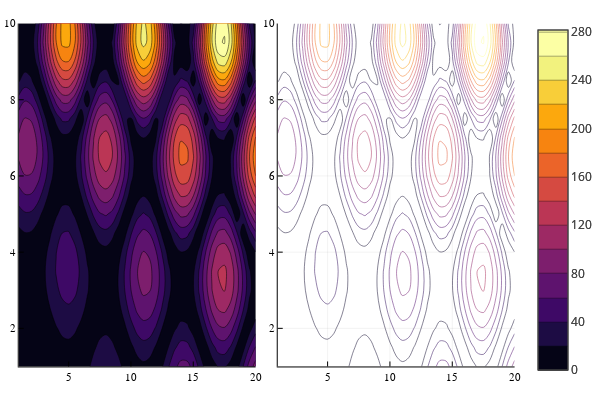

This figure's notebook cell:
### Code cell
# C: Contour Plots
    # From: http://docs.juliaplots.org/latest/generated/plotly/#plotly-ref22

x = 1:0.5:20
y = 1:0.5:10
f(x, y) = begin
        (3x + y ^ 2) * abs(sin(x) + cos(y))
    end

p1 = Plots.contour(x, y, f, fill = true)
p2 = Plots.contour(x, y, f)

plot(p1, p2)

### Figure 1 — Plotly figure (JSON) as saved in the notebook; plotly's stock layout.template omitted (floating-point values rounded to 4 significant figures; data arrays with more than 128 entries replaced by an {"elided": "..."} marker saying what was removed)
{"data": [{"colorbar": {"title": ""}, "colorscale": {"elided": "256x2 mixed values"}, "contours": {"coloring": "fill", "showlabels": false}, "hoverinfo": "none", "name": "y1", "ncontours": 17, "showlegend": false, "showscale": true, "type": "contour", "x": [1, 1.5, 2, 2.5, 3, 3.5, 4, 4.5, 5, 5.5, 6, 6.5, 7, 7.5, 8, 8.5, 9, 9.5, 10, 10.5, 11, 11.5, 12, 12.5, 13, 13.5, 14, 14.5, 15, 15.5, 16, 16.5, 17, 17.5, 18, 18.5, 19, 19.5, 20], "xaxis": "x1", "y": [1, 1.5, 2, 2.5, 3, 3.5, 4, 4.5, 5, 5.5, 6, 6.5, 7, 7.5, 8, 8.5, 9, 9.5, 10], "yaxis": "y1", "z": {"elided": "19x39 float values"}, "zmax": 281.6, "zmin": 0.02093}, {"colorbar": {"title": ""}, "colorscale": {"elided": "256x2 mixed values"}, "contours": {"coloring": "lines", "showlabels": false}, "hoverinfo": "none", "name": "y1", "ncontours": 17, "showlegend": false, "showscale": true, "type": "contour", "x": [1, 1.5, 2, 2.5, 3, 3.5, 4, 4.5, 5, 5.5, 6, 6.5, 7, 7.5, 8, 8.5, 9, 9.5, 10, 10.5, 11, 11.5, 12, 12.5, 13, 13.5, 14, 14.5, 15, 15.5, 16, 16.5, 17, 17.5, 18, 18.5, 19, 19.5, 20], "xaxis": "x2", "y": [1, 1.5, 2, 2.5, 3, 3.5, 4, 4.5, 5, 5.5, 6, 6.5, 7, 7.5, 8, 8.5, 9, 9.5, 10], "yaxis": "y2", "z": {"elided": "19x39 float values"}, "zmax": 281.6, "zmin": 0.02093}], "layout": {"annotations": [], "height": 400, "legend": {"bgcolor": "rgba(255, 255, 255, 1.000)", "bordercolor": "rgba(0, 0, 0, 1.000)", "borderwidth": 1, "font": {"color": "rgba(0, 0, 0, 1.000)", "family": "sans-serif", "size": 11}, "tracegroupgap": 0, "traceorder": "normal", "x": 1, "xanchor": "auto", "y": 1, "yanchor": "auto"}, "margin": {"b": 20, "l": 0, "r": 0, "t": 20}, "paper_bgcolor": "rgba(255, 255, 255, 1.000)", "plot_bgcolor": "rgba(255, 255, 255, 1.000)", "showlegend": true, "width": 600, "xaxis1": {"anchor": "y1", "domain": [0.03619, 0.4934], "gridcolor": "rgba(0, 0, 0, 0.100)", "gridwidth": 0.5, "linecolor": "rgba(0, 0, 0, 1.000)", "mirror": false, "range": [1, 20], "showgrid": true, "showline": true, "showticklabels": true, "tickangle": 0, "tickcolor": "rgb(0, 0, 0)", "tickfont": {"color": "rgba(0, 0, 0, 1.000)", "family": "sans-serif", "size": 11}, "tickmode": "array", "ticks": "inside", "ticktext": ["5", "10", "15", "20"], "tickvals": [5, 10, 15, 20], "title": "", "titlefont": {"color": "rgba(0, 0, 0, 1.000)", "family": "sans-serif", "size": 15}, "type": "-", "visible": true, "zeroline": false, "zerolinecolor": "rgba(0, 0, 0, 1.000)"}, "xaxis2": {"anchor": "y2", "domain": [0.5362, 0.9934], "gridcolor": "rgba(0, 0, 0, 0.100)", "gridwidth": 0.5, "linecolor": "rgba(0, 0, 0, 1.000)", "mirror": false, "range": [1, 20], "showgrid": true, "showline": true, "showticklabels": true, "tickangle": 0, "tickcolor": "rgb(0, 0, 0)", "tickfont": {"color": "rgba(0, 0, 0, 1.000)", "family": "sans-serif", "size": 11}, "tickmode": "array", "ticks": "inside", "ticktext": ["5", "10", "15", "20"], "tickvals": [5, 10, 15, 20], "title": "", "titlefont": {"color": "rgba(0, 0, 0, 1.000)", "family": "sans-serif", "size": 15}, "type": "-", "visible": true, "zeroline": false, "zerolinecolor": "rgba(0, 0, 0, 1.000)"}, "yaxis1": {"anchor": "x1", "domain": [0.03762, 0.9902], "gridcolor": "rgba(0, 0, 0, 0.100)", "gridwidth": 0.5, "linecolor": "rgba(0, 0, 0, 1.000)", "mirror": false, "range": [1, 10], "showgrid": true, "showline": true, "showticklabels": true, "tickangle": 0, "tickcolor": "rgb(0, 0, 0)", "tickfont": {"color": "rgba(0, 0, 0, 1.000)", "family": "sans-serif", "size": 11}, "tickmode": "array", "ticks": "inside", "ticktext": ["2", "4", "6", "8", "10"], "tickvals": [2, 4, 6, 8, 10], "title": "", "titlefont": {"color": "rgba(0, 0, 0, 1.000)", "family": "sans-serif", "size": 15}, "type": "-", "visible": true, "zeroline": false, "zerolinecolor": "rgba(0, 0, 0, 1.000)"}, "yaxis2": {"anchor": "x2", "domain": [0.03762, 0.9902], "gridcolor": "rgba(0, 0, 0, 0.100)", "gridwidth": 0.5, "linecolor": "rgba(0, 0, 0, 1.000)", "mirror": false, "range": [1, 10], "showgrid": true, "showline": true, "showticklabels": true, "tickangle": 0, "tickcolor": "rgb(0, 0, 0)", "tickfont": {"color": "rgba(0, 0, 0, 1.000)", "family": "sans-serif", "size": 11}, "tickmode": "array", "ticks": "inside", "ticktext": ["2", "4", "6", "8", "10"], "tickvals": [2, 4, 6, 8, 10], "title": "", "titlefont": {"color": "rgba(0, 0, 0, 1.000)", "family": "sans-serif", "size": 15}, "type": "-", "visible": true, "zeroline": false, "zerolinecolor": "rgba(0, 0, 0, 1.000)"}}}
